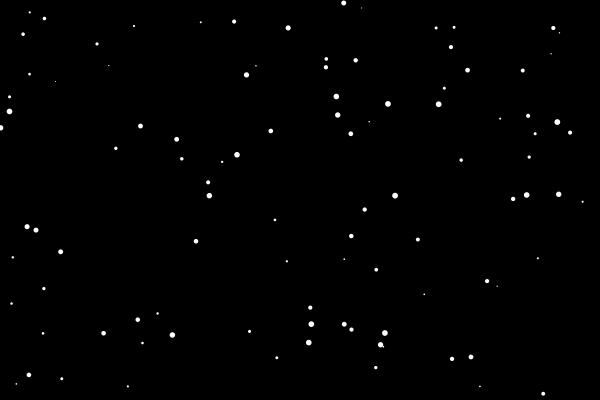
Frame 1 (no input)
Frame 60 (the mouse pressed at the canvas centre just before this capture): identical to frame 1, image omitted
Frame 120 (the mouse held since frame 60 and released just before this capture): identical to frame 1, image omitted

The Processing sketch that drew this single still picture (run headless with seeded random() and noise(); from frame 60 on, the mouse is pressed at the canvas centre):

// Processing sketch: Space1
// ── Space1.pde
int count = 100;
float[] starX = new float[count];
float[] starY = new float[count];
float[] starS = new float[count];
void setup() {
  size(600,400);
  for (int i=0; i<count; i++) {
    starX[i] = random(width);
    starY[i] = random(height);
    starS[i] = random(1,6);
  }
}
void draw() {
  background(0);
  for (int i=0; i<count; i++) {
    noStroke();
    ellipse(starX[i], starY[i], starS[i], starS[i]);
  }
}
